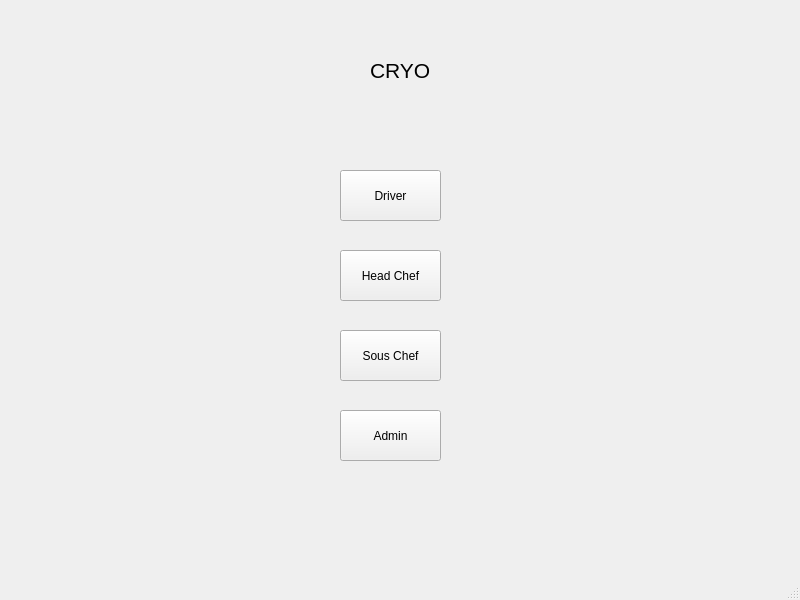
<?xml version="1.0" encoding="UTF-8"?>
<ui version="4.0">
 <class>MainWindow</class>
 <widget class="QMainWindow" name="MainWindow">
  <property name="geometry">
   <rect>
    <x>0</x>
    <y>0</y>
    <width>800</width>
    <height>600</height>
   </rect>
  </property>
  <property name="windowTitle">
   <string>MainWindow</string>
  </property>
  <widget class="QWidget" name="centralwidget">
   <widget class="QLabel" name="cryoLabel">
    <property name="geometry">
     <rect>
      <x>370</x>
      <y>50</y>
      <width>141</width>
      <height>41</height>
     </rect>
    </property>
    <property name="font">
     <font>
      <pointsize>16</pointsize>
     </font>
    </property>
    <property name="text">
     <string>CRYO</string>
    </property>
   </widget>
   <widget class="QPushButton" name="DriverButton">
    <property name="geometry">
     <rect>
      <x>340</x>
      <y>170</y>
      <width>101</width>
      <height>51</height>
     </rect>
    </property>
    <property name="text">
     <string>Driver</string>
    </property>
   </widget>
   <widget class="QPushButton" name="HeadChefButton">
    <property name="geometry">
     <rect>
      <x>340</x>
      <y>250</y>
      <width>101</width>
      <height>51</height>
     </rect>
    </property>
    <property name="text">
     <string>Head Chef</string>
    </property>
   </widget>
   <widget class="QPushButton" name="ChefButton">
    <property name="geometry">
     <rect>
      <x>340</x>
      <y>330</y>
      <width>101</width>
      <height>51</height>
     </rect>
    </property>
    <property name="text">
     <string>Sous Chef</string>
    </property>
   </widget>
   <widget class="QPushButton" name="AdminButton">
    <property name="geometry">
     <rect>
      <x>340</x>
      <y>410</y>
      <width>101</width>
      <height>51</height>
     </rect>
    </property>
    <property name="text">
     <string>Admin</string>
    </property>
   </widget>
  </widget>
  <widget class="QMenuBar" name="menubar">
   <property name="geometry">
    <rect>
     <x>0</x>
     <y>0</y>
     <width>800</width>
     <height>18</height>
    </rect>
   </property>
  </widget>
  <widget class="QStatusBar" name="statusbar"/>
 </widget>
 <resources/>
 <connections/>
</ui>
